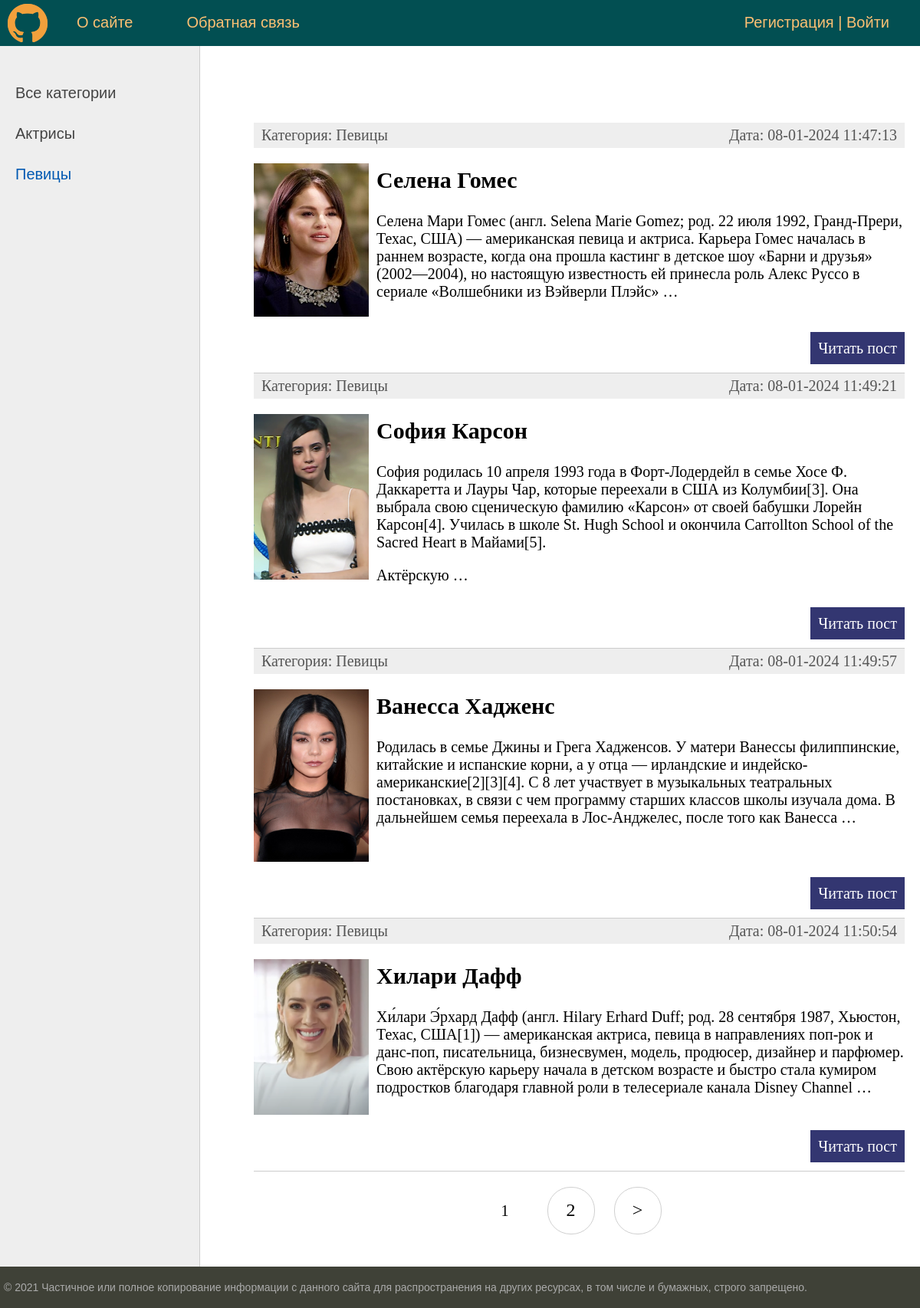
Screenshot of /category/pevicy/ with the database file from the repository.
### women/models.py (models this page shows, shortened)
class Category(models.Model):
    name = models.CharField(max_length=100, db_index=True, verbose_name="Категория")
    slug = models.SlugField(max_length=255, unique=True, db_index=True, verbose_name="URL")
    def __str__(self):
        return self.name
    def get_absolute_url(self):
        return reverse('category', kwargs={'cat_slug': self.slug})
    class Meta:
        verbose_name = 'Категория'
        verbose_name_plural = 'Категории'
        ordering = ['id']

class Women(models.Model):
    title = models.CharField(max_length=255, verbose_name="Заголовок")
    slug = models.SlugField(max_length=255, unique=True, db_index=True, verbose_name="URL")
    content = models.TextField(blank=True, verbose_name="Текст статьи")
    photo = models.ImageField(upload_to="photos/%Y/%m/%d/", verbose_name="Фото")
    time_create = models.DateTimeField(auto_now_add=True, verbose_name="Время создания")
    time_update = models.DateTimeField(auto_now=True, verbose_name="Время изменения")
    is_published = models.BooleanField(default=True, verbose_name="Публикация")
    cat = models.ForeignKey('Category', on_delete=models.PROTECT, verbose_name="Категории")
    def get_absolute_url(self):
        return reverse('post', kwargs={'post_slug': self.slug})
    class Meta:
        verbose_name = 'Известные женщины'
        verbose_name_plural = 'Известные женщины'
        ordering = ['id']

### women/views.py (the view)
# urls.py: path('category/<slug:cat_slug>/', WomenCategory.as_view(), name='category'),
class WomenCategory(DataMixin, ListView):
    model = Women
    template_name = 'women/index.html'
    context_object_name = 'posts'
    allow_empty = False
    def get_queryset(self):
        return Women.objects.filter(cat__slug=self.kwargs['cat_slug'], is_published=True)
    def get_context_data(self, *, object_list=None, **kwargs):
        context = super().get_context_data(**kwargs)
        c_def = self.get_user_context(title='Категория - ' + str(context['posts'][0].cat),
                                      cat_selected=context['posts'][0].cat_id)
        return dict(list(context.items()) + list(c_def.items()))

### women/utils.py (called while the page is built)
    def get_user_context(self, **kwargs):
        context = kwargs
        cats = Category.objects.annotate(Count('women'))
        user_menu = menu.copy()
        if not self.request.user.is_authenticated:
            user_menu.pop(1)
        context['menu'] = user_menu
        context['cats'] = cats
        if 'cat_selected' not in context:
            context['cat_selected'] = 0
        return context

### women/templates/women/index.html (shortened to what this page needs)
{% extends 'women/base.html' %}
{% block content %}
<ul class="list-articles">
	{% for p in posts %}
			<li><div class="article-panel">
	<p class="first">Категория: {{p.cat}}</p>
	<p class="last">Дата: {{p.time_update|date:"d-m-Y H:i:s"}}</p>
</div>
{% if p.photo %}
	<p><img class="img-article-left thumb" src="{{p.photo.url}}"></p>
{% endif %}
	<h2>{{p.title}}</h2>
	{% autoescape on %}
	{{p.content|linebreaks|truncatewords:50}}
	{% endautoescape %}
			<p class="link-read-post"><a href="{{ p.get_absolute_url }}">Читать пост</a></p>
			</li>
	{% endfor %}
</ul>
{% endblock %}

### women/templates/women/base.html (shortened to what this page needs)
{% load static %}
{% load women_tags %}
<!DOCTYPE html>
<html>
<head>
	<link type="text/css" href="{% static 'women\css\styles.css' %}" rel="stylesheet" />
</head>
<body>
<table class="table-page" border=0 cellpadding="0" cellspacing="0">
<tr><td valign=top>
{% block mainmenu %}
		<div class="header">
			<ul id="mainmenu" class="mainmenu">
			<li class="logo"><a href="{% url 'home' %}"><div class="logo"></div></a></li>
{% for m in menu %}
			<li><a href="{% url m.url_name %}">{{m.title}}</a></li>
{% endfor %}
			{% if request.user.is_authenticated %}
			<li class="last"> {{user.username}} | <a href="{% url 'logout' %}">Выйти</a></li>
			{% else %}
			<li class="last"><a href="{% url 'register' %}">Регистрация</a> | <a href="{% url 'login' %}">Войти</a></li>
			{% endif %}
			</ul>
		</div>
{% endblock mainmenu %}
<table class="table-content" border=0 cellpadding="0" cellspacing="0">
<tr>
	<td valign="top" class="left-chapters">
	<ul id="leftchapters">
{% if cat_selected == 0 %}
		<li class="selected">Все категории</li>
{% else %}
		<li><a href="{% url 'home' %}">Все категории</a></li>
{% endif %}
{% for c in cats %}
{% if c.women__count > 0 %}
	{% if c.pk == cat_selected %}
		<li class="selected">{{c.name}}</li>
	{% else %}
		<li><a href="{{ c.get_absolute_url }}">{{c.name}}</a></li>
	{% endif %}
{% endif %}
{% endfor %}
	</ul>
</td>
<td valign="top" class="content">
	<div class="content-text">
{% block content %}
{% endblock %}
{% if page_obj.has_other_pages %}
<nav class="list-pages">
    <ul>
        {% for p in paginator.page_range %}
		{% if page_obj.number == p %}
        <li class="page-num page-num-selected">{{ p }}</li>
		{% elif p >= page_obj.number|add:-2 and p <= page_obj.number|add:2  %}
			<li class="page-num">
				<a href="?page={{ p }}">{{ p }}</a>
			</li>
		{% endif %}
        {% endfor %}
{% if page_obj.has_next %}
<li class="page-num">
	<a href="?page={{ page_obj.next_page_number }}">&gt;</a>
</li>
{% endif %}
    </ul>
</nav>
{% endif %}
	</div>
</td></tr></table>
</td></tr>
<tr><td valign=top>
	<div id="footer">
		<p>&copy; 2021 Частичное или полное копирование информации с данного сайта для распространения на других ресурсах, в том числе и бумажных, строго запрещено.</p>
	</div>
</td></tr></table>
</body>
</html>

### women/static/women/css/styles.css (style rules this page uses)
html, body { font-family: 'Arial'; margin: 0; padding: 0; height: 100%; width: 100%; color: #444; }
a { color: #0059b2; text-decoration: none; }
img { max-width: 600px; height: auto; }
img.img-article-left { max-width: 300px; height: auto; float: left; padding: 0 10px 10px 0; }
img.img-article-left.thumb { max-width: 150px; height: auto; }
p.link-read-post { text-align: right; }
p.link-read-post a { padding: 10px; min-width: 100px; background: #333671; color: #fff; text-decoration: none; }
div.article-panel { background: #eee; padding: 5px 10px 5px 10px; box-sizing: border-box; overflow: hidden; color: #555; }
div.article-panel p.first { margin: 0; float: left; }
div.article-panel p.last { margin: 0; float: right; }
ul.list-articles { list-style: none; margin: 0; padding: 0; }
ul.list-articles li { border-bottom: 1px solid #ccc; }
.table-page { width: 100%; height: 100%; vertical-align: top; }
.table-page tr { height: 100%; }
.header { background: #024f52; height: 60px; }
.logo { background: url('../images/logo.png') no-repeat 10px 5px; width: 70px; height: 60px; }
ul.mainmenu { list-style: none; margin: 0; padding: 0; height: 60px; color: #fdc073; font-size: 20px; overflow: hidden; }
ul.mainmenu li { float: left; margin: 18px 40px 0 30px; }
ul.mainmenu li.logo { margin: 0; }
ul.mainmenu li.last { float: right; }
ul.mainmenu li a { color: #fdc073; text-decoration: none; }
.table-content { width: 100%; min-height: 100%; height: 100%; }
.left-chapters { margin: 0; background: #eee; border-right: 1px solid #ccc; min-height: 100%; }
.left-chapters ul { width: 230px; min-height: 100%; margin: 0; padding: 20px 10px 10px 20px; list-style: none; font-size: 20px; }
.left-chapters ul li { margin: 30px 0 0 0; color: #999; }
.left-chapters ul li.selected { color: #0059b2; }
.left-chapters ul li a { color: #444; text-decoration: none; }
.content { padding: 40px 20px 20px 40px; width: 100%; box-sizing: border-box; }
.content-text { margin: 60px 0 0 30px; color: #000; font-size: 20px; font-family: Yandex Sans Display Light; }
#footer { box-sizing: border-box; background: #3F4137; padding: 5px; color: #aaa; font-size: 14px; font-family: Verdana, Geneva, Arial, Helvetica; text-align: left; overflow: hidden; }
.list-pages { text-align: center; margin: 0 0 20px 0; }
.list-pages ul { margin: 20px 0 0 0; padding: 0; list-style: none; }
.list-pages ul li { display: inline-block; margin: 0 20px 0 0; }
.list-pages a { color: #000; font-size: 24px; text-decoration: none; }
.list-pages .page-num, .page-num-selected { display: inline-block; width: 60px; height: 44px; padding: 16px 0 0 0; border: 1px solid #d0d0d0; border-radius: 30px; }
.list-pages .page-num-selected { border: none; color: #000; font-size: 20px; }

### rows the page displays
Category: name "Актрисы"
Category: name "Певицы"
Women: cat "Певицы", time_update "08-01-2024 11:47:13", photo (picture), title "Селена Гомес", content "Селена Мари Гомес (англ. Selena Marie Gomez; род. 22 июля 1992, Гранд-Прери, Техас, США) — американская певица и актриса. Карьера Гомес началась в раннем возрасте, когда она прошла кастинг в детское шоу «Барни и друзья» (2002—2004), но настоящую известность ей принесла роль Алекс Руссо в сериале «Волшебники из Вэйверли Плэйс» …"
Women: cat "Певицы", time_update "08-01-2024 11:49:21", photo (picture), title "София Карсон", content "София родилась 10 апреля 1993 года в Форт-Лодердейл в семье Хосе Ф. Даккаретта и Лауры Чар, которые переехали в США из Колумбии[3]. Она выбрала свою сценическую фамилию «Карсон» от своей бабушки Лорейн Карсон[4]. Училась в школе St. Hugh School и окончила Carrollton School of the Sacred Heart в Майами[5]. Актёрскую …"
Women: cat "Певицы", time_update "08-01-2024 11:49:57", photo (picture), title "Ванесса Хадженс", content "Родилась в семье Джины и Грега Хадженсов. У матери Ванессы филиппинские, китайские и испанские корни, а у отца — ирландские и индейско-американские[2][3][4]. С 8 лет участвует в музыкальных театральных постановках, в связи с чем программу старших классов школы изучала дома. В дальнейшем семья переехала в Лос-Анджелес, после того как Ванесса …"
Women: cat "Певицы", time_update "08-01-2024 11:50:54", photo (picture), title "Хилари Дафф", content "Хи́лари Э́рхард Дафф (англ. Hilary Erhard Duff; род. 28 сентября 1987, Хьюстон, Техас, США[1]) — американская актриса, певица в направлениях поп-рок и данс-поп, писательница, бизнесвумен, модель, продюсер, дизайнер и парфюмер. Свою актёрскую карьеру начала в детском возрасте и быстро стала кумиром подростков благодаря главной роли в телесериале канала Disney Channel …"

### other values shown
{{ m.title }} "О сайте" "Обратная связь"
{{ p }} "1"
{{ p }} "2"
